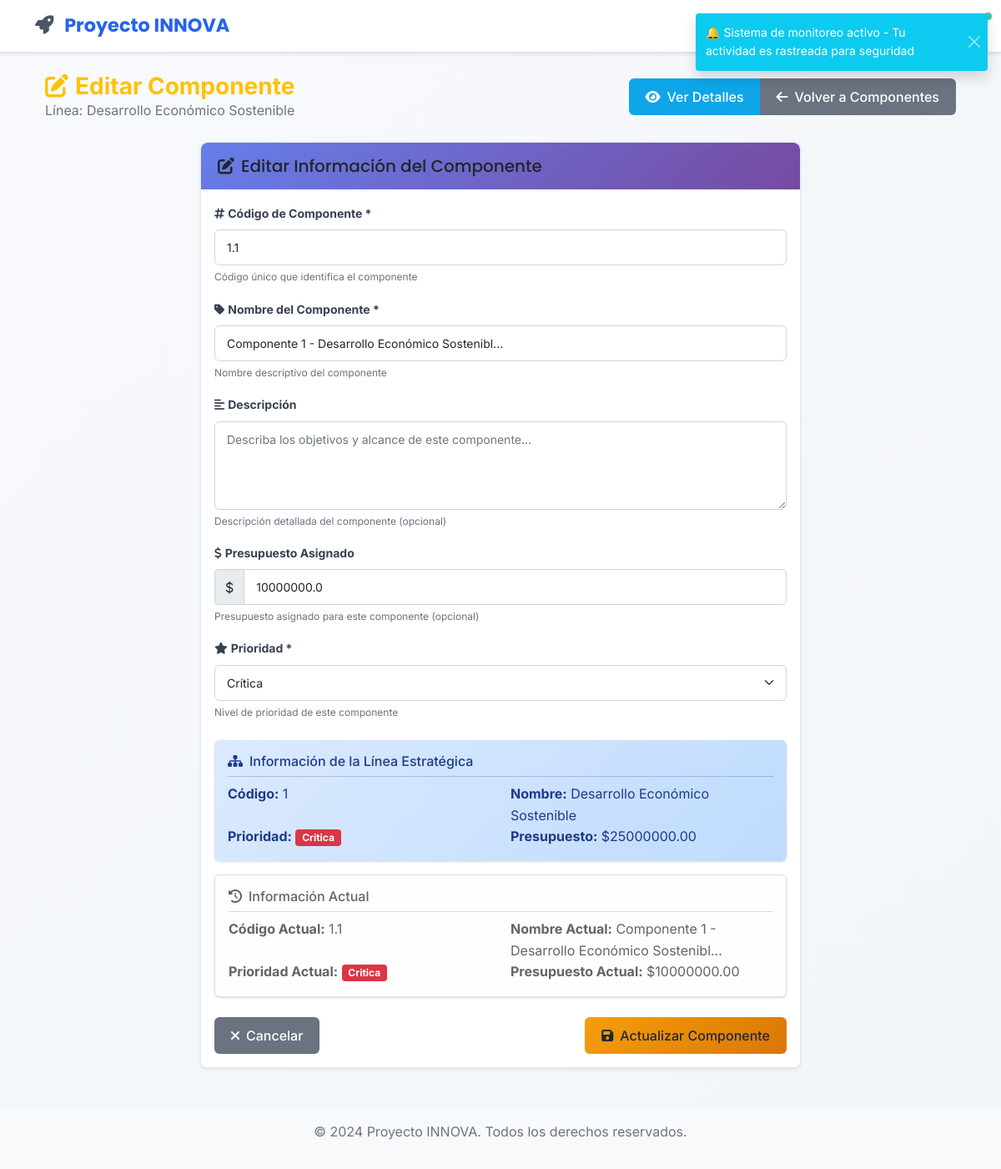
Screenshot of /planes/componentes/1/editar (signed in) with the database file from the repository.
### app/models/linea_estrategica.py (models this page shows, shortened)
class LineaEstrategica(db.Model):
    __tablename__ = 'lineas_estrategicas'
    __table_args__ = (
        db.UniqueConstraint('plan_id', 'cod_linea', name='unique_plan_cod_linea'),
    )
    id = db.Column(db.Integer, primary_key=True)
    cod_linea = db.Column(db.Integer, nullable=False)
    nombre = db.Column(db.String(200), nullable=False)
    descripcion = db.Column(db.Text)
    plan_id = db.Column(db.Integer, db.ForeignKey('planes_desarrollo.id'), nullable=False)
    plan = db.relationship('PlanDesarrollo', backref=db.backref('lineas_estrategicas', lazy=True, cascade='all, delete-orphan'))
    estado = db.Column(db.String(20), default='activo')  # activo, inactivo
    created_at = db.Column(db.DateTime, default=datetime.utcnow)
    updated_at = db.Column(db.DateTime, default=datetime.utcnow, onupdate=datetime.utcnow)
    prioridad = db.Column(db.String(20), default='media')  # baja, media, alta, critica
    presupuesto_asignado = db.Column(db.Float, default=0.0)

### app/models/componente.py (models this page shows, shortened)
class Componente(db.Model):
    __tablename__ = 'componentes'
    id = db.Column(db.Integer, primary_key=True)
    cod_componente = db.Column(db.Float, nullable=False)  # Puede ser decimal según el diccionario
    nombre = db.Column(db.String(200), nullable=False)
    descripcion = db.Column(db.Text)
    linea_estrategica_id = db.Column(db.Integer, db.ForeignKey('lineas_estrategicas.id'), nullable=False)
    linea_estrategica = db.relationship('LineaEstrategica', backref=db.backref('componentes', lazy=True, cascade='all, delete-orphan'))
    estado = db.Column(db.String(20), default='activo')  # activo, inactivo
    created_at = db.Column(db.DateTime, default=datetime.utcnow)
    updated_at = db.Column(db.DateTime, default=datetime.utcnow, onupdate=datetime.utcnow)
    prioridad = db.Column(db.String(20), default='media')  # baja, media, alta, critica
    presupuesto_asignado = db.Column(db.Float, default=0.0)

### app/views/planes.py (the view, shortened to what this page needs)
@planes_bp.route('/componentes/<int:componente_id>/editar', methods=['GET', 'POST'])
@login_required
def editar_componente(componente_id):
    componente = Componente.query.join(LineaEstrategica).join(PlanDesarrollo).filter(
        Componente.id == componente_id,
        PlanDesarrollo.municipio_id == current_user.id
    ).first_or_404()
    if not current_user.can_edit_column('CÓD COMPONENTE'):
        flash('No tienes permisos para editar componentes.', 'danger')
        return redirect(url_for('planes.componentes', linea_id=componente.linea_estrategica_id))
    form = EditarComponenteForm(obj=componente)
    return render_template('planes/editar_componente.html', title='Editar Componente',
                          form=form, componente=componente, linea=componente.linea_estrategica)

### app/models/user.py (called while the page is built)
    def is_admin(self):
        if self.active_roles:
            admin_names = ['admin', 'administrador']
            return any(ur.role.name.lower() in admin_names for ur in self.active_roles)
        return self.legacy_role == 'admin'

    def can_edit_column(self, column_name):
        if self.is_admin():
            return True  # Los admins pueden editar todo
        for user_role in self.active_roles:
            if user_role.role.can_edit_column(column_name):
                return True
        return False

### app/templates/planes/editar_componente.html (shortened to what this page needs)
{% extends "base.html" %}
{% block content %}
<div class="container-fluid mt-4">
    <div class="row mb-4">
        <div class="col-12">
            <div class="d-flex justify-content-between align-items-center">
                <div>
                    <h1 class="h3 mb-0 text-warning fw-bold">
                        <i class="fas fa-edit me-2"></i>Editar Componente
                    </h1>
                    <p class="text-muted mb-0">Línea: {{ linea.nombre }}</p>
                </div>
                <div class="btn-group">
                    <a href="{{ url_for('planes.detalles_componente', componente_id=componente.id) }}" class="btn btn-info">
                        <i class="fas fa-eye me-2"></i>Ver Detalles
                    </a>
                    <a href="{{ url_for('planes.componentes', linea_id=linea.id) }}" class="btn btn-secondary">
                        <i class="fas fa-arrow-left me-2"></i>Volver a Componentes
                    </a>
                </div>
            </div>
        </div>
    </div>
    <div class="row">
        <div class="col-lg-8 mx-auto">
            <div class="card shadow-sm">
                <div class="card-header bg-warning text-dark">
                    <h5 class="mb-0">
                        <i class="fas fa-edit me-2"></i>Editar Información del Componente
                    </h5>
                </div>
                <div class="card-body">
                    <form method="POST">
                        <div class="mb-3">
                            <label for="cod_componente" class="form-label fw-bold">
                                <i class="fas fa-hashtag me-1"></i>Código de Componente *
                            </label>
                            {{ form.cod_componente(class="form-control", placeholder="Ej: COMP001, COMP002...") }}
                            <div class="form-text">Código único que identifica el componente</div>
                        </div>
                        <div class="mb-3">
                            <label for="nombre" class="form-label fw-bold">
                                <i class="fas fa-tag me-1"></i>Nombre del Componente *
                            </label>
                            {{ form.nombre(class="form-control", placeholder="Ej: Infraestructura Vial") }}
                            <div class="form-text">Nombre descriptivo del componente</div>
                        </div>
                        <div class="mb-3">
                            <label for="descripcion" class="form-label fw-bold">
                                <i class="fas fa-align-left me-1"></i>Descripción
                            </label>
                            {{ form.descripcion(class="form-control", rows="4", placeholder="Describa los objetivos y alcance de este componente...") }}
                            <div class="form-text">Descripción detallada del componente (opcional)</div>
                        </div>
                        <div class="mb-3">
                            <label for="presupuesto_asignado" class="form-label fw-bold">
                                <i class="fas fa-dollar-sign me-1"></i>Presupuesto Asignado
                            </label>
                            <div class="input-group">
                                <span class="input-group-text">$</span>
                                {{ form.presupuesto_asignado(class="form-control", placeholder="0.00") }}
                            </div>
                            <div class="form-text">Presupuesto asignado para este componente (opcional)</div>
                        </div>
                        <div class="mb-4">
                            <label for="prioridad" class="form-label fw-bold">
                                <i class="fas fa-star me-1"></i>Prioridad *
                            </label>
                            {{ form.prioridad(class="form-select") }}
                            <div class="form-text">Nivel de prioridad de este componente</div>
                        </div>
                        <div class="alert alert-info border-0">
                            <h6 class="alert-heading">
                                <i class="fas fa-sitemap me-2"></i>Información de la Línea Estratégica
                            </h6>
                            <hr class="my-2">
                            <div class="row">
                                <div class="col-md-6">
                                    <strong>Código:</strong> {{ linea.cod_linea }}
                                </div>
                                <div class="col-md-6">
                                    <strong>Nombre:</strong> {{ linea.nombre }}
                                </div>
                                <div class="col-md-6">
                                    <strong>Prioridad:</strong>
                                    <span class="badge bg-{{ 'danger' if linea.prioridad == 'critica' else 'warning' if linea.prioridad == 'alta' else 'info' if linea.prioridad == 'media' else 'secondary' }}">
                                        {{ linea.prioridad.title() }}
                                    </span>
                                </div>
                                <div class="col-md-6">
                                    <strong>Presupuesto:</strong> ${{ "%.2f"|format(linea.presupuesto_asignado or 0) }}
                                </div>
                            </div>
                        </div>
                        <div class="alert alert-light border">
                            <h6 class="alert-heading">
                                <i class="fas fa-history me-2"></i>Información Actual
                            </h6>
                            <hr class="my-2">
                            <div class="row">
                                <div class="col-md-6">
                                    <strong>Código Actual:</strong> {{ componente.cod_componente }}
                                </div>
                                <div class="col-md-6">
                                    <strong>Nombre Actual:</strong> {{ componente.nombre }}
                                </div>
                                <div class="col-md-6">
                                    <strong>Prioridad Actual:</strong>
                                    <span class="badge bg-{{ 'danger' if componente.prioridad == 'critica' else 'warning' if componente.prioridad == 'alta' else 'info' if componente.prioridad == 'media' else 'secondary' }}">
                                        {{ componente.prioridad.title() }}
                                    </span>
                                </div>
                                <div class="col-md-6">
                                    <strong>Presupuesto Actual:</strong> ${{ "%.2f"|format(componente.presupuesto_asignado or 0) }}
                                </div>
                            </div>
                        </div>
                        <div class="d-flex justify-content-between mt-4">
                            <a href="{{ url_for('planes.componentes', linea_id=linea.id) }}" class="btn btn-secondary">
                                <i class="fas fa-times me-2"></i>Cancelar
                            </a>
                            <button type="submit" class="btn btn-warning">
                                <i class="fas fa-save me-2"></i>Actualizar Componente
                            </button>
                        </div>
                    </form>
                </div>
            </div>
        </div>
    </div>
</div>
{% endblock %}

### app/static/css/style.css (style rules this page uses)
:root { --primary-color: #2563eb; --primary-dark: #1d4ed8; --primary-light: #3b82f6; --secondary-color: #64748b; --success-color: #10b981; --warning-color: #f59e0b; --danger-color: #ef4444; --info-color: #06b6d4; --bg-primary: #ffffff; --bg-secondary: #f8fafc; --bg-tertiary: #f1f5f9; --bg-gradient: linear-gradient(135deg, #667eea 0%, #764ba2 100%); --text-primary: #1e293b; --text-secondary: #64748b; --text-muted: #94a3b8; --border-color: #e2e8f0; --shadow: 0 1px 3px 0 rgba(0, 0, 0, 0.1), 0 1px 2px 0 rgba(0, 0, 0, 0.06); --shadow-lg: 0 10px 15px -3px rgba(0, 0, 0, 0.1), 0 4px 6px -2px rgba(0, 0, 0, 0.05); --border-radius: 8px; --border-radius-lg: 12px; }
body { background: linear-gradient(135deg, #f8fafc 0%, #f1f5f9 100%); min-height: 100vh; font-family: 'Inter', -apple-system, BlinkMacSystemFont, 'Segoe UI', Roboto, sans-serif; color: var(--text-primary); line-height: 1.6; }
.card { border: 1px solid var(--border-color); border-radius: var(--border-radius); box-shadow: var(--shadow); background: var(--bg-primary); transition: all 0.3s ease; overflow: hidden; }
.card-header { background: var(--primary-color); color: white; border: none; font-family: 'Poppins', sans-serif; font-weight: 600; padding: 1rem 1.25rem; }
.card-body { background: var(--bg-primary); }
.btn { border-radius: var(--border-radius); font-family: 'Inter', sans-serif; font-weight: 500; padding: 0.625rem 1.25rem; transition: all 0.2s ease; border: none; position: relative; overflow: hidden; }
.btn-warning { background: var(--warning-color); color: #1f2937; }
.btn-info { background: var(--info-color); color: white; }
.form-control { border-radius: var(--border-radius); border: 2px solid var(--border-color); background: var(--bg-primary); font-family: 'Inter', sans-serif; font-size: 0.95rem; padding: 0.75rem 1rem; transition: all 0.3s cubic-bezier(0.4, 0, 0.2, 1); }
.form-label { font-family: 'Inter', sans-serif; font-weight: 600; color: var(--text-primary); margin-bottom: 0.5rem; }
.alert { border-radius: var(--border-radius); border: none; font-family: 'Inter', sans-serif; box-shadow: var(--shadow); }
.alert-info { background: linear-gradient(135deg, #dbeafe 0%, #bfdbfe 100%); color: #1e3a8a; }
.btn-info { background: linear-gradient(135deg, #fa709a 0%, #fee140 100%); color: white; position: relative; overflow: hidden; }
.btn-info::before { content: ''; position: absolute; top: 0; left: -100%; width: 100%; height: 100%; background: linear-gradient(90deg, transparent, rgba(255, 255, 255, 0.2), transparent); transition: left 0.5s; }
.btn-warning { background: linear-gradient(135deg, #ff9a9e 0%, #fecfef 100%); color: #1f2937; position: relative; overflow: hidden; }
.btn-warning::before { content: ''; position: absolute; top: 0; left: -100%; width: 100%; height: 100%; background: linear-gradient(90deg, transparent, rgba(255, 255, 255, 0.3), transparent); transition: left 0.5s; }
.card-header { background: linear-gradient(135deg, #667eea 0%, #764ba2 100%); color: white; border: none; font-family: 'Poppins', sans-serif; font-weight: 600; padding: 1rem 1.25rem; position: relative; overflow: hidden; }
.card-header::before { content: ''; position: absolute; top: 0; left: -100%; width: 100%; height: 100%; background: linear-gradient(90deg, transparent, rgba(255, 255, 255, 0.1), transparent); transition: left 0.7s; }

### app/templates/planes/editar_componente.html (style rules this page uses)
.card { border: 1px solid #e2e8f0; border-radius: 8px; box-shadow: 0 1px 3px 0 rgba(0, 0, 0, 0.1); }
.card-header { border: none; border-radius: 8px 8px 0 0 !important; font-weight: 600; padding: 1rem 1.25rem; }
.form-label { color: #374151; font-size: 0.875rem; font-weight: 600; margin-bottom: 0.5rem; }
.form-control, .form-select { border: 1px solid #d1d5db; border-radius: 6px; padding: 0.625rem 0.875rem; font-size: 0.875rem; }
.btn { border-radius: 6px; font-weight: 500; padding: 0.625rem 1.25rem; }
.btn-warning { background: linear-gradient(135deg, #f59e0b 0%, #d97706 100%); border: none; transition: all 0.3s ease; }
.btn-secondary { background: #6b7280; border: none; transition: all 0.3s ease; }
.btn-info { background: #0ea5e9; border: none; transition: all 0.3s ease; }
.alert { border-radius: 6px; }
.form-text { font-size: 0.75rem; color: #6b7280; }

### rows the page displays
LineaEstrategica: nombre "Desarrollo Económico Sostenible", cod_linea "1", prioridad "Critica", presupuesto_asignado "25000000.00"
Componente: cod_componente "1.1", nombre "Componente 1 - Desarrollo Económico Sostenibl...", presupuesto_asignado "10000000.0", prioridad "Crítica", prioridad "Critica", presupuesto_asignado "10000000.00"
